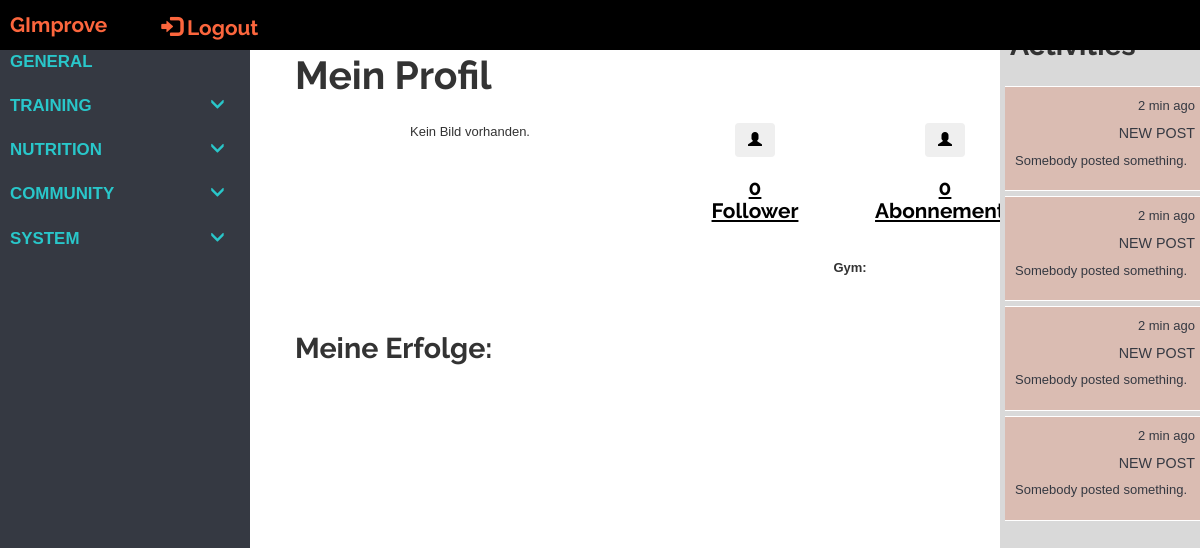
Before: /tracker/user_profile/1 (signed in) with the older database file.
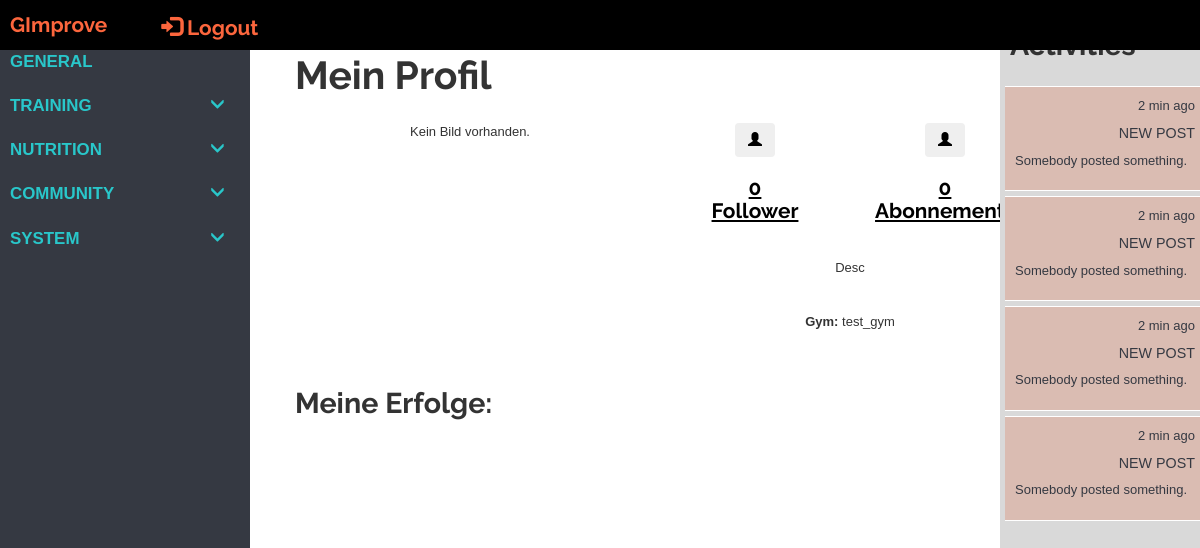
After: the same page with the newer database file.
### tracker/models/models.py (models this page shows, shortened)
class Profile(models.Model):
    user = models.OneToOneField(User, primary_key=True, on_delete=models.CASCADE)
    bio = models.TextField(max_length=1000, blank=True, help_text="Beschreibung.")
    profile_image = models.ImageField(upload_to=get_image_path, blank=True, null=True)
    def get_follows_connections(self):
        connections = Connection.objects.filter(follower=self.user)
        return connections
    class Meta:
        abstract = True
    def __str__(self):
        return str(self.user)

class UserProfile(Profile):
    date_of_birth = models.DateField(null=False, blank=False)
    gym = models.ManyToManyField('GymProfile', blank=True)
    rfid_tag = models.CharField('RFID', max_length=10, blank=True, null=True)
    achievements = models.ManyToManyField('Achievement', blank=True)
    active_set = models.ForeignKey('Set', blank=True, null=True, on_delete=models.DO_NOTHING)

class GymProfile(Profile):
    members = models.ManyToManyField('UserProfile', blank=True)

### tracker/views/views.py (the view)
# urls.py: url(r'^user_profile/(?P<pk>\d+)$', views.UserProfileView.as_view(), name='profile'),
class UserProfileView(LoginRequiredMixin, generic.DetailView):
    model = UserProfile
    context_object_name = 'profile'
    template_name = 'tracker/User/user_profile.html'
    def get_context_data(self, **kwargs):
        context = super().get_context_data(**kwargs)
        context['base_template'] = 'tracker/User/user_tracker_base.html'
        return context

### tracker/templates/tracker/User/user_profile.html (shortened to what this page needs)
{% extends base_template %}
{% block extra_head %}
{% load static %}
<link rel="stylesheet" href="{% static 'css/style.css' %}">
{% endblock %}
{% block site_content %}
<div class="container background-col">
    <div class="row full-height">
        <div class="col-xs-12 col-sm-12 col-md-12 col-lg-12 padding-0">
            <div class="row row-eq-height">
                {% if profile.user == user %}
                    <div class="col-xs-12 col-sm-12 col-md-12 col-lg-12">
                        <h1>Mein Profil</h1>
                    </div>
                {% else %}
                    <div class="col-xs-12 col-sm-12 col-md-12 col-lg-12 hcenter">
                        <h1>{{ profile.user.username }}'s Profil</h1>
                    </div>
                {% endif %}
            </div>
            <div class="row text-center row-eq-height sm-row-padding">
                <div class="col-xs-12 col-sm-12 col-md-4 col-lg-4 full-h">
                    <div class="row">
                        <div class="col-xs-12 col-sm-12 col-md-4 col-lg-4 full-width">
                            {% if profile.profile_image %}
                                <img src='{{ profile.profile_image.url  }}' class="profile-img img-resize" alt="Profile Image"/>
                            {% else %}
                                <p>Kein Bild vorhanden.</p>
                            {% endif %}
                        </div>
                        <div class="col-xs-12 col-sm-12 col-md-4 col-lg-4 full-width">
                        </div>
                    </div>
                </div>
                <div class="col-xs-4 col-sm-4 col-md-2 col-lg-2">
                    <a href="{% url 'followers' profile.user.id %}" class="text-center black-text">
                        <button type="button" class="btn" aria-label="Left Align">
                            <span class="glyphicon glyphicon-user" aria-hidden="true"></span>
                        </button>
                        <h3><b>{{ zzprofile.get_follower_connections |length }}<br>Follower</b></h3>
                    </a>
                </div>
                <div class="col-xs-4 col-sm-4 col-md-2 col-lg-2">
                    <a href="{% url 'followers' profile.user.id %}" class="text-center black-text">
                        <button type="button" class="btn" aria-label="Left Align">
                            <span class="glyphicon glyphicon-user" aria-hidden="true"></span>
                        </button>
                        <h3><b>{{ profile.get_follows_connections |length }}<br>Abonnements</b></h3>
                    </a>
                </div>
                <div class="col-xs-4 cglyol-sm-4 col-md-2 col-lg-2">
                    <a href="#" class="text-center black-text">
                        <h3><b>{{ profile.achievements.all |length }}<br>Erfolge</b></h3>
                    </a>
                </div>
            </div>
            {% if profile.bio %}
                <div class="row text-center sm-row-padding">
                    <div class="col-xs-12 col-sm-12 col-md-12 col-lg-12">
                        <p>{{ profile.bio }}</p>
                    </div>
                </div>
            {% endif %}
            {% if profile.gym %}
                <div class="row text-center sm-row-padding">
                    <div class="col-xs-12 col-sm-12 col-md-12 col-lg-12">
                            <p><b>Gym: </b>
                                {% for gym in profile.gym.all %}
                                    {{ gym }}
                                {% endfor %}
                            </p>
                    </div>
                </div>
            {% endif %}
            <div class="row sm-row-padding">
                <div class="col-xs-12 col-sm-12 col-md-12 col-lg-12">
                    {% if profile.user == user %}
                        <h2>Meine Erfolge:</h2>
                    {% else %}
                        <h2><b>{{ profile.user.username }}'s Erfolge:</b></h2>
                    {% endif %}
                </div>
            </div>
        </div>
    </div>
</div>
{% endblock %}

Changed rows visible on the page:
changed UserProfile: bio (not shown) → "Desc"
now on this page (row edited): GymProfile: user_id.username "test_gym"
